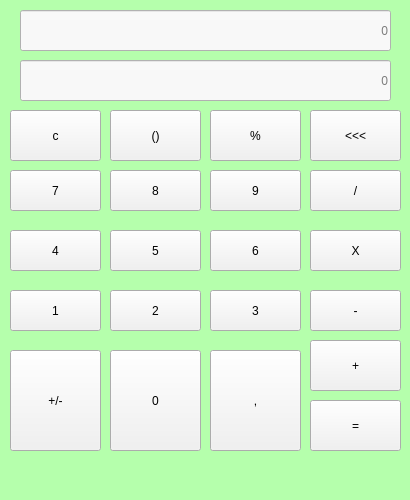
<?xml version="1.0" encoding="UTF-8"?>
<ui version="4.0">
 <class>MainWindow</class>
 <widget class="QMainWindow" name="MainWindow">
  <property name="geometry">
   <rect>
    <x>0</x>
    <y>0</y>
    <width>410</width>
    <height>500</height>
   </rect>
  </property>
  <property name="minimumSize">
   <size>
    <width>400</width>
    <height>500</height>
   </size>
  </property>
  <property name="maximumSize">
   <size>
    <width>410</width>
    <height>700</height>
   </size>
  </property>
  <property name="windowTitle">
   <string>MainWindow</string>
  </property>
  <property name="layoutDirection">
   <enum>Qt::RightToLeft</enum>
  </property>
  <property name="styleSheet">
   <string notr="true">background-color: rgb(181, 255, 172);</string>
  </property>
  <widget class="QWidget" name="centralwidget">
   <widget class="QLineEdit" name="lineEdit">
    <property name="geometry">
     <rect>
      <x>20</x>
      <y>10</y>
      <width>371</width>
      <height>41</height>
     </rect>
    </property>
    <property name="layoutDirection">
     <enum>Qt::RightToLeft</enum>
    </property>
    <property name="styleSheet">
     <string notr="true">background-color: rgb(248, 248, 248);
font: 63 20pt &quot;MS Shell Dlg 2&quot;;</string>
    </property>
    <property name="alignment">
     <set>Qt::AlignRight|Qt::AlignTrailing|Qt::AlignVCenter</set>
    </property>
    <property name="placeholderText">
     <string>0</string>
    </property>
   </widget>
   <widget class="QLineEdit" name="lineEdit_2">
    <property name="geometry">
     <rect>
      <x>20</x>
      <y>60</y>
      <width>371</width>
      <height>41</height>
     </rect>
    </property>
    <property name="layoutDirection">
     <enum>Qt::LeftToRight</enum>
    </property>
    <property name="styleSheet">
     <string notr="true">background-color: rgb(248, 248, 248);
font: 63 20pt &quot;MS Shell Dlg 2&quot;;</string>
    </property>
    <property name="alignment">
     <set>Qt::AlignRight|Qt::AlignTrailing|Qt::AlignVCenter</set>
    </property>
    <property name="placeholderText">
     <string>0</string>
    </property>
   </widget>
   <widget class="QPushButton" name="pushButton">
    <property name="geometry">
     <rect>
      <x>10</x>
      <y>110</y>
      <width>91</width>
      <height>51</height>
     </rect>
    </property>
    <property name="styleSheet">
     <string notr="true">font: 63 12pt &quot;MS Shell Dlg 2&quot;;
background-color: rgb(241, 241, 241);
font: 63 18pt &quot;MS Shell Dlg 2&quot;;
border-color: rgb(5, 5, 255);</string>
    </property>
    <property name="text">
     <string>с</string>
    </property>
   </widget>
   <widget class="QPushButton" name="pushButton_2">
    <property name="geometry">
     <rect>
      <x>110</x>
      <y>110</y>
      <width>91</width>
      <height>51</height>
     </rect>
    </property>
    <property name="styleSheet">
     <string notr="true">font: 63 12pt &quot;MS Shell Dlg 2&quot;;
background-color: rgb(241, 241, 241);
font: 63 18pt &quot;MS Shell Dlg 2&quot;;
border-color: rgb(5, 5, 255);</string>
    </property>
    <property name="text">
     <string>()</string>
    </property>
   </widget>
   <widget class="QPushButton" name="pushButton_3">
    <property name="geometry">
     <rect>
      <x>210</x>
      <y>110</y>
      <width>91</width>
      <height>51</height>
     </rect>
    </property>
    <property name="styleSheet">
     <string notr="true">font: 63 12pt &quot;MS Shell Dlg 2&quot;;
background-color: rgb(241, 241, 241);
font: 63 18pt &quot;MS Shell Dlg 2&quot;;
border-color: rgb(5, 5, 255);</string>
    </property>
    <property name="text">
     <string>%</string>
    </property>
   </widget>
   <widget class="QPushButton" name="pushButton_4">
    <property name="geometry">
     <rect>
      <x>310</x>
      <y>110</y>
      <width>91</width>
      <height>51</height>
     </rect>
    </property>
    <property name="styleSheet">
     <string notr="true">font: 63 12pt &quot;MS Shell Dlg 2&quot;;
background-color: rgb(241, 241, 241);
font: 63 18pt &quot;MS Shell Dlg 2&quot;;
border-color: rgb(5, 5, 255);</string>
    </property>
    <property name="text">
     <string>&lt;&lt;&lt;</string>
    </property>
   </widget>
   <widget class="QPushButton" name="pushButton_5">
    <property name="geometry">
     <rect>
      <x>10</x>
      <y>170</y>
      <width>91</width>
      <height>41</height>
     </rect>
    </property>
    <property name="styleSheet">
     <string notr="true">font: 63 12pt &quot;MS Shell Dlg 2&quot;;
background-color: rgb(241, 241, 241);
font: 63 18pt &quot;MS Shell Dlg 2&quot;;
border-color: rgb(5, 5, 255);</string>
    </property>
    <property name="text">
     <string>7</string>
    </property>
   </widget>
   <widget class="QPushButton" name="pushButton_6">
    <property name="geometry">
     <rect>
      <x>310</x>
      <y>170</y>
      <width>91</width>
      <height>41</height>
     </rect>
    </property>
    <property name="styleSheet">
     <string notr="true">font: 63 12pt &quot;MS Shell Dlg 2&quot;;
background-color: rgb(241, 241, 241);
font: 63 18pt &quot;MS Shell Dlg 2&quot;;
border-color: rgb(5, 5, 255);</string>
    </property>
    <property name="text">
     <string>/</string>
    </property>
   </widget>
   <widget class="QPushButton" name="pushButton_7">
    <property name="geometry">
     <rect>
      <x>210</x>
      <y>170</y>
      <width>91</width>
      <height>41</height>
     </rect>
    </property>
    <property name="styleSheet">
     <string notr="true">font: 63 12pt &quot;MS Shell Dlg 2&quot;;
background-color: rgb(241, 241, 241);
font: 63 18pt &quot;MS Shell Dlg 2&quot;;
border-color: rgb(5, 5, 255);</string>
    </property>
    <property name="text">
     <string>9</string>
    </property>
   </widget>
   <widget class="QPushButton" name="pushButton_8">
    <property name="geometry">
     <rect>
      <x>110</x>
      <y>170</y>
      <width>91</width>
      <height>41</height>
     </rect>
    </property>
    <property name="styleSheet">
     <string notr="true">font: 63 12pt &quot;MS Shell Dlg 2&quot;;
background-color: rgb(241, 241, 241);
font: 63 18pt &quot;MS Shell Dlg 2&quot;;
border-color: rgb(5, 5, 255);</string>
    </property>
    <property name="text">
     <string>8</string>
    </property>
   </widget>
   <widget class="QPushButton" name="pushButton_9">
    <property name="geometry">
     <rect>
      <x>10</x>
      <y>230</y>
      <width>91</width>
      <height>41</height>
     </rect>
    </property>
    <property name="styleSheet">
     <string notr="true">font: 63 12pt &quot;MS Shell Dlg 2&quot;;
background-color: rgb(241, 241, 241);
font: 63 18pt &quot;MS Shell Dlg 2&quot;;
border-color: rgb(5, 5, 255);</string>
    </property>
    <property name="text">
     <string>4</string>
    </property>
   </widget>
   <widget class="QPushButton" name="pushButton_10">
    <property name="geometry">
     <rect>
      <x>310</x>
      <y>230</y>
      <width>91</width>
      <height>41</height>
     </rect>
    </property>
    <property name="styleSheet">
     <string notr="true">font: 63 12pt &quot;MS Shell Dlg 2&quot;;
background-color: rgb(241, 241, 241);
font: 63 18pt &quot;MS Shell Dlg 2&quot;;
border-color: rgb(5, 5, 255);</string>
    </property>
    <property name="text">
     <string>X</string>
    </property>
   </widget>
   <widget class="QPushButton" name="pushButton_11">
    <property name="geometry">
     <rect>
      <x>210</x>
      <y>230</y>
      <width>91</width>
      <height>41</height>
     </rect>
    </property>
    <property name="styleSheet">
     <string notr="true">font: 63 12pt &quot;MS Shell Dlg 2&quot;;
background-color: rgb(241, 241, 241);
font: 63 18pt &quot;MS Shell Dlg 2&quot;;
border-color: rgb(5, 5, 255);</string>
    </property>
    <property name="text">
     <string>6</string>
    </property>
   </widget>
   <widget class="QPushButton" name="pushButton_12">
    <property name="geometry">
     <rect>
      <x>110</x>
      <y>230</y>
      <width>91</width>
      <height>41</height>
     </rect>
    </property>
    <property name="styleSheet">
     <string notr="true">font: 63 12pt &quot;MS Shell Dlg 2&quot;;
background-color: rgb(241, 241, 241);
font: 63 18pt &quot;MS Shell Dlg 2&quot;;
border-color: rgb(5, 5, 255);</string>
    </property>
    <property name="text">
     <string>5</string>
    </property>
   </widget>
   <widget class="QPushButton" name="pushButton_13">
    <property name="geometry">
     <rect>
      <x>10</x>
      <y>290</y>
      <width>91</width>
      <height>41</height>
     </rect>
    </property>
    <property name="styleSheet">
     <string notr="true">font: 63 12pt &quot;MS Shell Dlg 2&quot;;
background-color: rgb(241, 241, 241);
font: 63 18pt &quot;MS Shell Dlg 2&quot;;
border-color: rgb(5, 5, 255);</string>
    </property>
    <property name="text">
     <string>1</string>
    </property>
   </widget>
   <widget class="QPushButton" name="pushButton_14">
    <property name="geometry">
     <rect>
      <x>310</x>
      <y>290</y>
      <width>91</width>
      <height>41</height>
     </rect>
    </property>
    <property name="styleSheet">
     <string notr="true">font: 63 12pt &quot;MS Shell Dlg 2&quot;;
background-color: rgb(241, 241, 241);
font: 63 18pt &quot;MS Shell Dlg 2&quot;;
border-color: rgb(5, 5, 255);</string>
    </property>
    <property name="text">
     <string>-</string>
    </property>
   </widget>
   <widget class="QPushButton" name="pushButton_15">
    <property name="geometry">
     <rect>
      <x>210</x>
      <y>290</y>
      <width>91</width>
      <height>41</height>
     </rect>
    </property>
    <property name="styleSheet">
     <string notr="true">font: 63 12pt &quot;MS Shell Dlg 2&quot;;
background-color: rgb(241, 241, 241);
font: 63 18pt &quot;MS Shell Dlg 2&quot;;
border-color: rgb(5, 5, 255);</string>
    </property>
    <property name="text">
     <string>3</string>
    </property>
   </widget>
   <widget class="QPushButton" name="pushButton_16">
    <property name="geometry">
     <rect>
      <x>110</x>
      <y>290</y>
      <width>91</width>
      <height>41</height>
     </rect>
    </property>
    <property name="styleSheet">
     <string notr="true">font: 63 12pt &quot;MS Shell Dlg 2&quot;;
background-color: rgb(241, 241, 241);
font: 63 18pt &quot;MS Shell Dlg 2&quot;;
border-color: rgb(5, 5, 255);</string>
    </property>
    <property name="text">
     <string>2</string>
    </property>
   </widget>
   <widget class="QPushButton" name="pushButton_17">
    <property name="geometry">
     <rect>
      <x>10</x>
      <y>350</y>
      <width>91</width>
      <height>101</height>
     </rect>
    </property>
    <property name="styleSheet">
     <string notr="true">font: 63 12pt &quot;MS Shell Dlg 2&quot;;
background-color: rgb(241, 241, 241);
font: 63 18pt &quot;MS Shell Dlg 2&quot;;
border-color: rgb(5, 5, 255);</string>
    </property>
    <property name="text">
     <string>+/-</string>
    </property>
   </widget>
   <widget class="QPushButton" name="pushButton_18">
    <property name="geometry">
     <rect>
      <x>310</x>
      <y>340</y>
      <width>91</width>
      <height>51</height>
     </rect>
    </property>
    <property name="styleSheet">
     <string notr="true">font: 63 12pt &quot;MS Shell Dlg 2&quot;;
background-color: rgb(241, 241, 241);
font: 63 18pt &quot;MS Shell Dlg 2&quot;;
border-color: rgb(5, 5, 255);</string>
    </property>
    <property name="text">
     <string>+</string>
    </property>
   </widget>
   <widget class="QPushButton" name="pushButton_20">
    <property name="geometry">
     <rect>
      <x>110</x>
      <y>350</y>
      <width>91</width>
      <height>101</height>
     </rect>
    </property>
    <property name="styleSheet">
     <string notr="true">font: 63 12pt &quot;MS Shell Dlg 2&quot;;
background-color: rgb(241, 241, 241);
font: 63 18pt &quot;MS Shell Dlg 2&quot;;
border-color: rgb(5, 5, 255);</string>
    </property>
    <property name="text">
     <string>0</string>
    </property>
   </widget>
   <widget class="QPushButton" name="pushButton_21">
    <property name="geometry">
     <rect>
      <x>210</x>
      <y>350</y>
      <width>91</width>
      <height>101</height>
     </rect>
    </property>
    <property name="styleSheet">
     <string notr="true">font: 63 12pt &quot;MS Shell Dlg 2&quot;;
background-color: rgb(241, 241, 241);
font: 63 18pt &quot;MS Shell Dlg 2&quot;;
border-color: rgb(5, 5, 255);</string>
    </property>
    <property name="text">
     <string>,</string>
    </property>
   </widget>
   <widget class="QPushButton" name="pushButton_19">
    <property name="geometry">
     <rect>
      <x>310</x>
      <y>400</y>
      <width>91</width>
      <height>51</height>
     </rect>
    </property>
    <property name="styleSheet">
     <string notr="true">font: 63 12pt &quot;MS Shell Dlg 2&quot;;
font: 63 18pt &quot;MS Shell Dlg 2&quot;;
background-color: rgb(241, 241, 241);
font: 63 18pt &quot;MS Shell Dlg 2&quot;;
border-color: rgb(5, 5, 255);</string>
    </property>
    <property name="text">
     <string>=</string>
    </property>
   </widget>
  </widget>
  <widget class="QMenuBar" name="menubar">
   <property name="geometry">
    <rect>
     <x>0</x>
     <y>0</y>
     <width>410</width>
     <height>26</height>
    </rect>
   </property>
  </widget>
  <widget class="QStatusBar" name="statusbar"/>
 </widget>
 <resources/>
 <connections/>
</ui>
